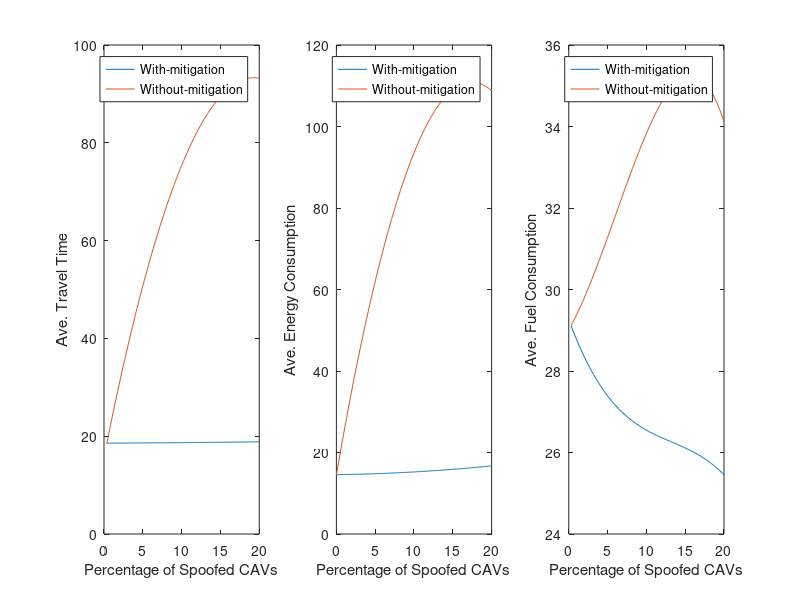

Write MATLAB code to recreate this figure.

figure(1);
percentage = 0.35:0.1:20;

subplot(1,3,1)

%Time with mitigation
p1 =   0.0003429;
p2 =    0.006743;
p3 =       18.58;
Time_with_mitigation = p1*percentage.^2 + p2*percentage + p3;
plot(percentage,Time_with_mitigation)
hold on

%Time without mitigation
p1 =     -0.2092;
p2 =       8.061;
p3 =       15.66;
Time_without_mitigation = p1*percentage.^2 + p2*percentage + p3;
plot(percentage,Time_without_mitigation)
hold on



xlabel("Percentage of Spoofed CAVs")
ylabel("Ave. Travel Time")
legend("With-mitigation","Without-mitigation")



subplot(1,3,2)
percentage = 0:0.1:20;
%Energy with mitigation
p1 =    0.004143 ;
p2 =     0.02454 ;
p3 =       14.57;
L2u_with_mitigation = p1*percentage.^2 + p2*percentage + p3;
plot(percentage,L2u_with_mitigation)
hold on



%Energy without mitigation
       p1 =     -0.3188;
       p2 =       11.09;
       p3 =        14.5;
L2u_without_mitigation = p1*percentage.^2 + p2*percentage + p3;
plot(percentage,L2u_without_mitigation)
hold on
xlabel("Percentage of Spoofed CAVs")
ylabel("Ave. Energy Consumption")
legend("With-mitigation","Without-mitigation")



subplot(1,3,3)
% Fuel_withoutmitigation

percentage = 0.3:0.1:20;
p1 =  -0.0008333;
p2 =     0.03306;
p3 =     -0.5183;
p4 =       29.26;
Fuel_with_mitigation = p1*percentage.^3 + p2*percentage.^2 + p3*percentage + p4;
plot(percentage,Fuel_with_mitigation)
hold on


p1 =     -0.0019;
p2 =     0.0344;
p3 =      0.3269;
p4 =       29.02;
Fuel_without_mitigation = p1*percentage.^3 + p2*percentage.^2 + p3*percentage + p4;
plot(percentage,Fuel_without_mitigation)
xlabel("Percentage of Spoofed CAVs")
ylabel("Fuel Consumption")


% Fuel_withmitigation
xlabel("Percentage of Spoofed CAVs")
ylabel("Ave. Fuel Consumption")
legend("With-mitigation","Without-mitigation")

